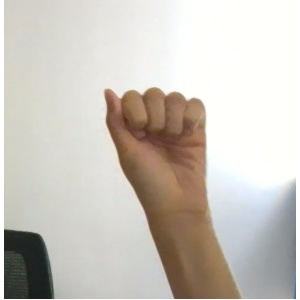
#> input picture data/0/157.jpg, 300 x 300 px, found by its file name; its folder holds only this picture in this run
$ jupyter execute --allow-errors test.ipynb
#> lines starting #> are read from the running program, lines starting #| are printed output that depends on the picture
[cell 1]
import os
import cv2
import matplotlib.pyplot as plt
import numpy as np

[cell 2]
# orb = cv2.ORB_create()
sift = cv2.SIFT_create()

[cell 3]
path = "data/"

[cell 4]
data = []
gestures = []
best_matches = 0
for folder in os.listdir(path):
    descriptor_list = []
    for img_path in os.listdir(path + folder):
        currpath = path + folder + '/' + img_path
        # print(currpath)
        img = cv2.imread(currpath)
#> img is the input picture: shape (300, 300, 3); mean B, G, R 190.6, 198.2, 203.4
        img = cv2.cvtColor(img, cv2.COLOR_BGR2RGB)
        processed_img = cv2.cvtColor(img, cv2.COLOR_RGB2GRAY)
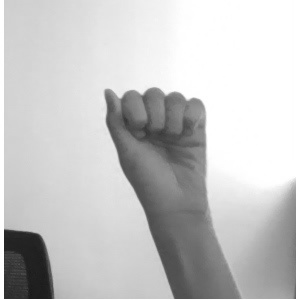
#> processed_img: shape (300, 300); min 22, max 255, mean 199
        processed_img = cv2.medianBlur(processed_img, 3)
        processed_img = cv2.equalizeHist(processed_img)
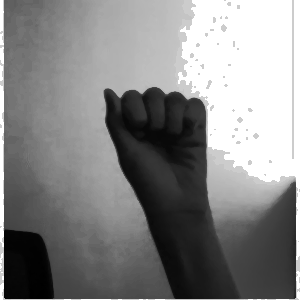
#> processed_img: shape (300, 300); min 0, max 255, mean 133.6
        img_keypoint, img_descriptor = sift.detectAndCompute(processed_img, None)
#> img_keypoint = 119 keypoints; strongest (x, y, size): (160, 133, 61.5), (5, 297, 2.2), (6, 232, 3.4), (293, 185, 4.7)
        img_descriptor = np.float32(img_descriptor)
        descriptor_list.append(img_descriptor)
    gestures.append((folder, np.vstack(descriptor_list)))
#> pass 2 of the loop `for folder in os.listdir(path):`:
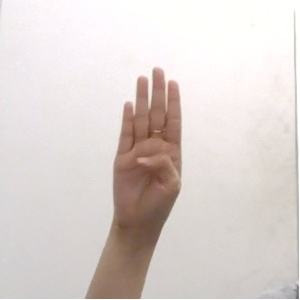
#> input picture data/1/120.jpg, 300 x 300 px, found by its file name
#> img is the input picture: shape (300, 300, 3); mean B, G, R 208.4, 211.9, 220.7
#> `processed_img = cv2.cvtColor(img, cv2.COLOR_RGB2GRAY)`:
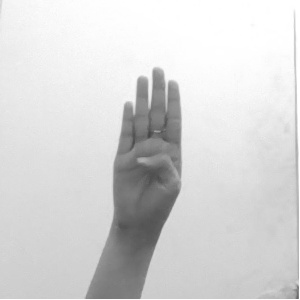
#> processed_img: shape (300, 300); min 70, max 255, mean 214.1
#> `processed_img = cv2.equalizeHist(processed_img)`:
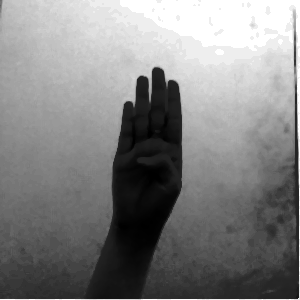
#> processed_img: shape (300, 300); min 0, max 255, mean 129.8
#> img_keypoint = 40 keypoints; strongest (x, y, size): (158, 73, 8), (155, 112, 45), (174, 85, 6.7), (149, 75, 4.4)

[cell 5]
from sklearn.cluster import KMeans
from sklearn.neighbors import KNeighborsClassifier

# Prepare data for the classifier
X = []
y = []

for gesture_id, descriptors in gestures:
    for descriptor in descriptors:
        X.append(descriptor)
        y.append(int(gesture_id))
#> this loop made 2 passes
#> gesture_id on passes 1 to 2: '0', '1'
#> after the loop, X = 159 items; y = 159 values from 0 to 1

X = np.array(X, dtype=np.float32)
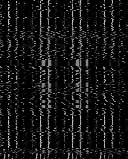
#> X: shape (159, 128) float32; min 0, max 206, mean 21
y = np.array(y)

knn = KNeighborsClassifier(n_neighbors=5)
knn.fit(X, y)
